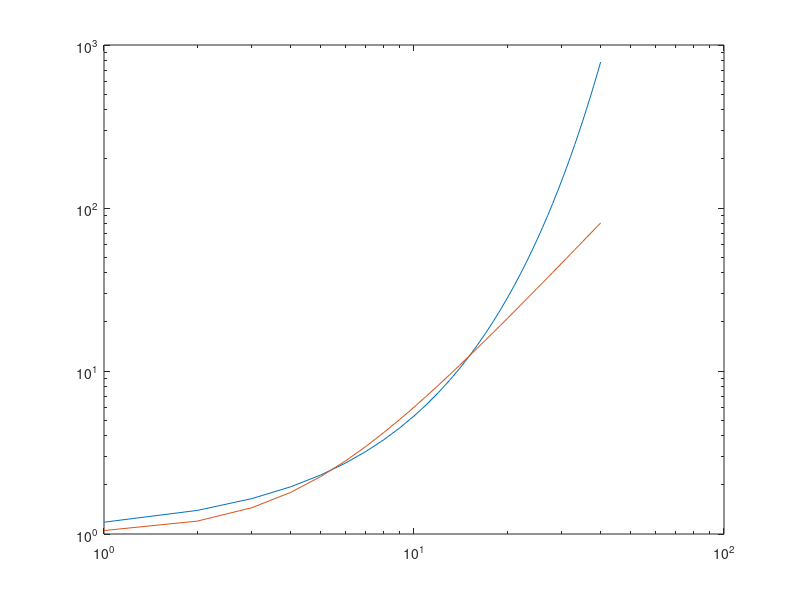
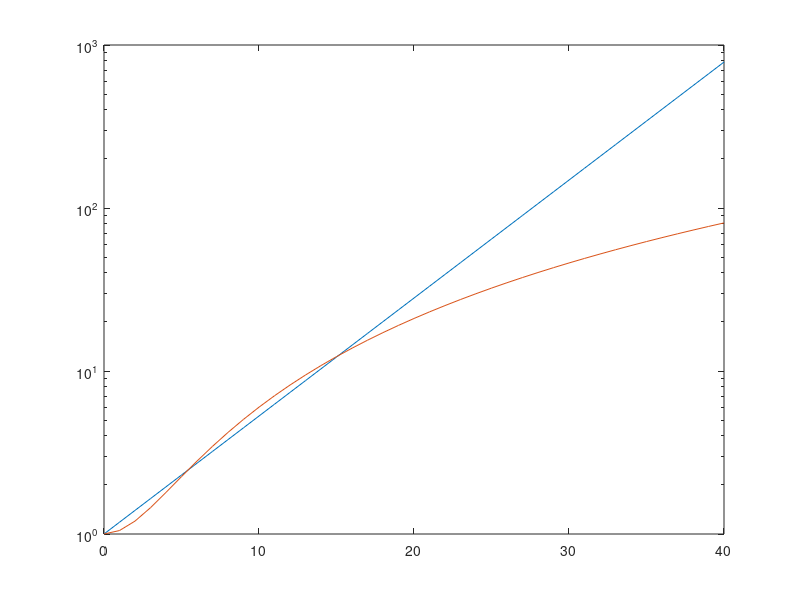
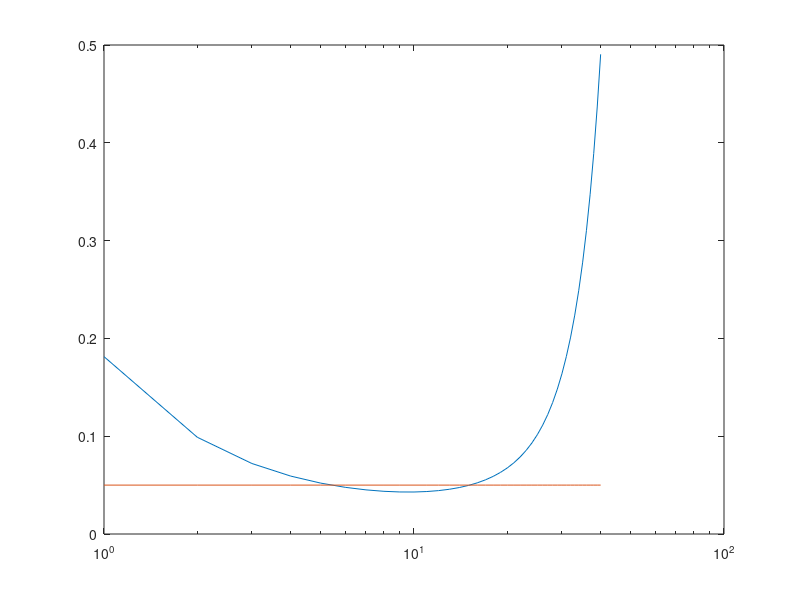
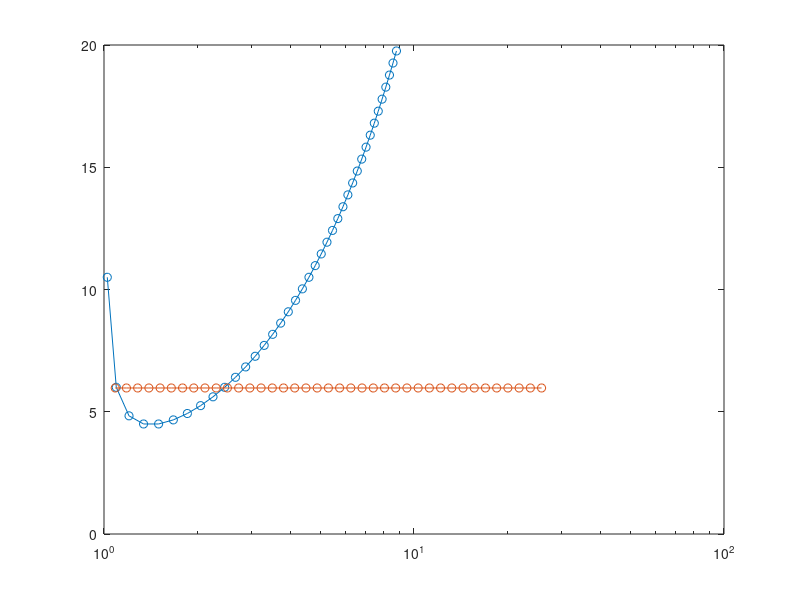

These figures' MATLAB source, in order:
% How similar do exponential and ballistic growth curves look. 

T = [0:40] ;

Do =1; 
Tau = 6; 

Dexp = Do*exp(T/Tau); 

C=0.05; 
Dbal = Do + C*T.^2; 

%% loglog plot
figure 
loglog(T, Dexp)
hold all 
loglog(T, Dbal)

%% semilog plot
figure
semilogy(T, Dexp)
hold all 
semilogy(T, Dbal)

%% compensated 

figure
semilogx(T, (Dexp - Dexp(1))./T.^2)
hold all
semilogx(T, (Dbal - Dbal(1))./T.^2)

%% characteristic curve 
diffbal= 0*Dbal; 
diffexp= 0*Dexp; 

diffbal(2:end-1) = (Dbal(3:end) - Dbal(1:end-2))./2;
diffexp(2:end-1) = (Dexp(3:end) - Dexp(1:end-2))./2;

Taubal = Dbal./diffbal; 
Tauexp = Dexp./diffexp; 

%% 
figure 
semilogx(Dbal.^0.5, Taubal, 'o-')
hold all 
semilogx(Dexp.^0.5, Tauexp, 'o-')

%% Plot diffusivity 

figure 
loglog(Dbal.^0.5, diffbal); 
hold all 
loglog(Dexp.^0.5, diffexp); 
dist =[1,100]; 
loglog(dist, 0.2*dist.^2,'--')
